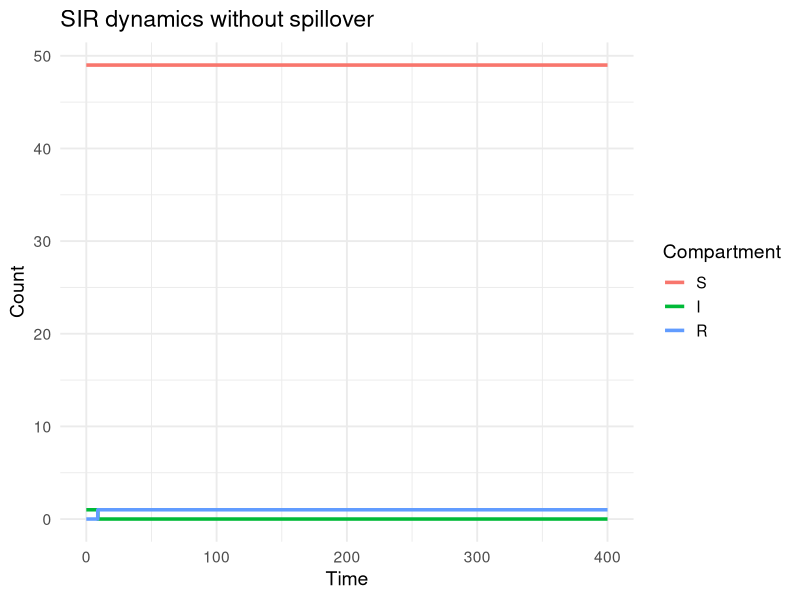

Generate this figure with R: (Note: this script raises an error after producing the figure.)

## Stochastic SIR simulation with spillover introductions
## Clinic on the Meaningful Modeling of Epidemiological Data
## International Clinics on Infectious Disease Dynamics and Data (ICI3D) Program
#
## Rebecca Borchering 2015 & 2018
## Reshma Kassanjee 2025
## Some Rights Reserved
## CC BY-NC 3.0 (http://creativecommons.org/licenses/by-nc/3.0/)

# In this tutorial you will use a Gillespie algorithm 
# implementation of an SIR model to explore the impact of
# introducing spillover infection events. 

# You will be asked to extend code - though we provide example
# solutions, we encourage you take the time to first try!  

library(tidyverse)


## PART 1: SIR 
## --------------------------------------------------------------------

# Context: We begin with a closed population of animals, with infection
# modelled to spread as per a stochastic SIR model. 

# Take some time to understand the implementation below. 

# Compartments:
# (S,I,R) = (susceptible, infectious, removed)

# Transitions:
# Event                           Change        									  Rate
# Infection (S)                   (S,I,R)->(S-1,I+1,R)              beta*I*S/N
# Recovery/Removal (I)            (S,I,R)->(S,I-1,R+1)              gamma*I

## Function to step forward in time to next event and update states:

event_sir <- function(time, S, I, R, params, t_end, count.inf) {
  with(as.list(params), {
    
    rates <- c(
      infect = beta * I * S / N,
      recover = gamma * I
    )
    
    total_rate <- sum(rates)
    
    if (total_rate == 0) {
      
      event_time <- t_end
      
    } else {
      
      event_time <- time + rexp(1, total_rate)
      event_type <- sample(c("Infect", "Recover"), 1, prob = rates / total_rate)
      
      switch(event_type,
             "Infect" = {
               S <- S - 1
               I <- I + 1
               count.inf = count.inf+1
             },
             "Recover" = {
               I <- I - 1
               R <- R + 1
             })
    }
    
    return(data.frame(time = event_time, S = S, I = I, R = R, count.inf = count.inf))
  })
}

## Function to simulate states from time 0 to t_end:

simulate_sir <- function(t_end, y, params) {
  with(as.list(y), {
    
    count.inf <-  I
    ts <- data.frame(time = 0, S = S, I = I, R = R, count.inf = I)
    next_event <- ts
    
    while (next_event$time < t_end) {
      next_event <- event_sir(next_event$time, next_event$S, next_event$I, next_event$R, params, t_end, count.inf)
      ts <- rbind(ts, next_event)
    }
    
    return(ts)
  })
}

## Run the model for specified inputs:

N <- 50                                 # population size
params <- c(beta = 0.3, gamma = 0.1)    # parameter values
final_time <- 400                       # end time
y0 <- c(S = N - 1, I = 1, R = 0)        # initial state

ts1 <- simulate_sir(final_time, y0, params)

## And plot:

ts1_long <- (ts1 
             |> pivot_longer(cols = c(S, I, R), names_to = "Compartment", values_to = "count")
             |> mutate(Compartment = factor(Compartment, levels = c('S','I','R')))
)

ggplot(ts1_long, aes(x = time, y = count, color = Compartment)) +
  geom_step(linewidth = 1.2) +
  labs(title = "SIR dynamics without spillover", y = "Count", x = "Time") +
  theme_minimal(base_size = 14)

# Generate the data and produce the plot multiple times, by running the relevant
# lines above. What do you see?


## PART 2: SIR with spillover
## --------------------------------------------------------------------

# We now introduce the possibility of infections occurring in the
# population due to other exposures - for example, due to infected animals
# in some other maintenance population briefly entering the territory. 

# TASK 1: Make a copy of all the code presented for part 1 and modify it to 
# introduce spillover events - 
# make functions event_sirspill and simulate_sirspill.
# More specifically, assume that, in addition to the transmission already 
# occurring, there is an additional rate of infection of susceptibles of 
# lambda*S/N (total rate). Here lambda is the rate at which, for example,
# animals from outside of the population manage to make contact 
# with animals in our population of interest. 

# When you are ready, scroll down to the bottom of the tutorial to find an
# example solution, and then move onto the next parts of the tutorial using it.

# Here are some hints if needed: 
#   Update the list of '## Transitions'
#   In the function event_sirspill, include a third event type 'Spillover'
#   Also try to include a counter for spillovers (count.spillovers) - 
#     this may prove handy if you get time to explore. 
#   To run the model, think about whether any of the inputs needs to change.


## PART 3: Explore patterns
## --------------------------------------------------------------------

# Let's compare outputs for different parameter values. .

# To make this easier, let's write a function that plots I over time,
#   showing several different possible trajectories, for a set of input 
#   parameter values

plot_sirspill <- function(ntrajectories = 16, N, params, final_time, y0){
  
  ts_collect <- list()
  for (ii in 1:ntrajectories){
    ts_collect[[ii]] <- simulate_sirspill(final_time, y0, params)
  }
  
  ts_collect_df <- (bind_rows(ts_collect, .id = "Simulation")
                    |> mutate(Simulation = factor(Simulation, levels = 1:ntrajectories))
  )
  
  gg <- ggplot(ts_collect_df, aes(x = time, y = I)) +
    geom_step(linewidth = 1.2) +
    facet_wrap(~Simulation) +
    labs(title = "I over time", y = "Count", x = "Time") +
    scale_x_continuous(breaks = NULL) +
    coord_cartesian(xlim=c(0, final_time)) +
    theme_minimal(base_size = 14)

  print(gg)
  
}

# We can now easily now easily plot trajectories - here we plot 
# 16 trajectories for a set of inputs

N <- 50

plot_sirspill(16, N, c(beta = 0.3, gamma = 0.1,lambda = 0.01), 400, c(S = N - 1, I = 1, R = 0))

# TASK 2: 
# Use the function plot_sirspill to compare outputs for different parameter
# values (specified below) and think about the patterns you see. Also think 
# about how the  patterns you see relate to R0 = beta/gamma, and, later in
# time, Reff = R0*S/N
# Pay attention to the scale of y-axis.

# Don't forget to erase your graphs every now and then using graphics.off().

# (1) 1 infected animal to begin, with different beta and gamma values
# c(beta = 0.3, gamma = 0.1,lambda = 0.01), 400, c(S = N - 1, I = 1, R = 0))
# versus 
# c(beta = 0.2, gamma = 0.2,lambda = 0.01), 400, c(S = N - 1, I = 1, R = 0))

# (2) as for (1) but with 0 infected animals to begin
# c(beta = 0.3, gamma = 0.1,lambda = 0.01), 400, c(S = N, I = 0, R = 0))
# versus 
# c(beta = 0.2, gamma = 0.2,lambda = 0.01), 400, c(S = N, I = 0, R = 0))

# (3) as for (1) but with a higher spillover rate
# c(beta = 0.3, gamma = 0.1,lambda = 0.04), 400, c(S = N-1, I = 1, R = 0))
# versus 
# c(beta = 0.2, gamma = 0.2,lambda = 0.04), 400, c(S = N-1, I = 1, R = 0))

# Lastly, would we have been able to study these patterns using 
# a deterministic model? If you have time, refer back to previous labs, 
# and try fit and plot a corresponding deterministic model. 





## PART 2: Solution 
## --------------------------------------------------------------------

# Compartments:
# (S,I,R) = (susceptible, infectious, removed)

# Transitions:
# Event                           Change        									 Rate
# Spillover (S)									  (S,I,R)->(S-1,I+1,R)						 lambda*S/N
# Infection (S)                   (S,I,R)->(S-1,I+1,R)             beta*I*S/N
# Recovery/Removal (I)            (S,I,R)->(S,I-1,R+1)             gamma*I

## Function to step forward in time to next event and update states:

event_sirspill <- function(time, S, I, R, params, t_end, count.inf, count.spill) {
  with(as.list(params), {
    
    rates <- c(spillover = lambda*S/N, 
               infect = beta * I * S / N,
               recover = gamma * I
    )
    
    total_rate <- sum(rates)
    
    if (total_rate == 0) {
      
      event_time <- t_end
      
    } else {
      
      event_time <- time + rexp(1, total_rate)
      event_type <- sample(c("Spillover","Infect","Recover"), 1, prob = rates / total_rate)
      
      switch(event_type,
             "Spillover" = {
               S <- S-1
               I <- I+1
               count.spill = count.spill+1
             },
             "Infect" = {
               S <- S-1
               I <- I+1
               count.inf = count.inf+1
             },
             "Recover" = {
               I <- I-1
               R <- R+1
             })
    }
    
    return(data.frame(time = event_time, S = S, I = I, R = R, count.inf = count.inf, count.spill = count.spill))
  })
}

## Function to simulate states from time 0 to t_end:

simulate_sirspill <- function(t_end, y, params) {
  with(as.list(y), {
    
    count.inf <-  I
    count.spill <-  0
    ts <- data.frame(time = 0, S = S, I = I, R = R, count.inf = I, count.spill = 0)
    next_event <- ts
    
    while (next_event$time < t_end) {
      next_event <- event_sirspill(next_event$time, next_event$S, next_event$I, next_event$R, params, t_end, count.inf, count.spill)
      ts <- rbind(ts, next_event)
    }
    
    return(ts)
  })
}

## Run the model for specified inputs:

N <- 50                                 # population size
params <- c(beta = 0.3, gamma = 0.1
            , lambda = 0.02)            # parameter values
final_time <- 400                       # end time
y0 <- c(S = N - 1, I = 1, R = 0)        # initial state

ts1 <- simulate_sirspill(final_time, y0, params)

## And plot:

ts1_long <- (ts1 
             |> pivot_longer(cols = c(S, I, R), names_to = "Compartment", values_to = "count")
             |> mutate(Compartment = factor(Compartment, levels = c('S','I','R')))
)

ggplot(ts1_long, aes(x = time, y = count, color = Compartment)) +
  geom_step(linewidth = 1.2) +
  labs(title = "SIR dynamics without spillover", y = "Count", x = "Time") +
  theme_minimal(base_size = 14)
